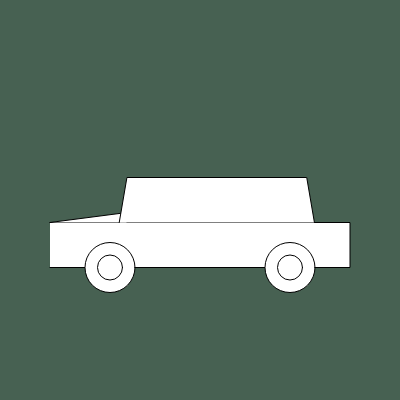
Frame 1 (no input)
Frame 60 (no input): identical to frame 1, image omitted
Frame 120 (the mouse pressed at the canvas centre since frame 60): identical to frame 1, image omitted

The p5.js sketch that drew this single still picture (run headless with seeded random() and noise() and a simulated clock; from frame 60 on, the mouse is pressed at the canvas centre):

// p5.js sketch
// ── sketch.js
const canvasWidth = 400
const canvasHeight = 400

function setup() {
  createCanvas(canvasWidth, canvasHeight);
}

function draw() {
  background(71, 97, 82);

  /* Car base */
  baseLength = canvasWidth-100
  baseHeight = 45
  baseXpos = canvasWidth/2-baseLength/2
  baseYpos = canvasHeight/2+baseHeight/2

  beginShape()

  vertex(baseXpos, baseYpos+baseHeight); // topleft
  vertex(baseXpos+baseLength, baseYpos+baseHeight);
  vertex(baseXpos+baseLength, baseYpos);
  vertex(baseXpos, baseYpos);
  
  endShape();
  
  /* Hood */
  hoodLength = baseLength / 3.9

  beginShape()
  vertex(baseXpos, baseYpos); // very left
  vertex(baseXpos+hoodLength, baseYpos-10);
  vertex(baseXpos+hoodLength, baseYpos);
  endShape()

  /* Cockpit */
  cockpitLength = baseLength / 1.6
  cockpitHeight = baseHeight
  
  beginShape()
  vertex(baseXpos+(hoodLength*0.9), baseYpos); // bottom left
  vertex(baseXpos+hoodLength, baseYpos-cockpitHeight);
  vertex(baseXpos+(hoodLength*0.9)+cockpitLength, baseYpos-cockpitHeight);
  vertex(baseXpos+hoodLength+cockpitLength, baseYpos);
  endShape()
  
  /* Wheels */
  tyreSize = 50
  circle (
    baseXpos+(baseLength/5), baseYpos+baseHeight,
    tyreSize
  )
  circle (
    baseXpos+baseLength-(baseLength/5), baseYpos+(baseHeight),
    tyreSize
  )

  wheelSize = tyreSize / 2
  circle (
    baseXpos+(baseLength/5), baseYpos+baseHeight,
    wheelSize
  )
  circle (
    baseXpos+baseLength-(baseLength/5), baseYpos+(baseHeight),
    wheelSize
  )
}
